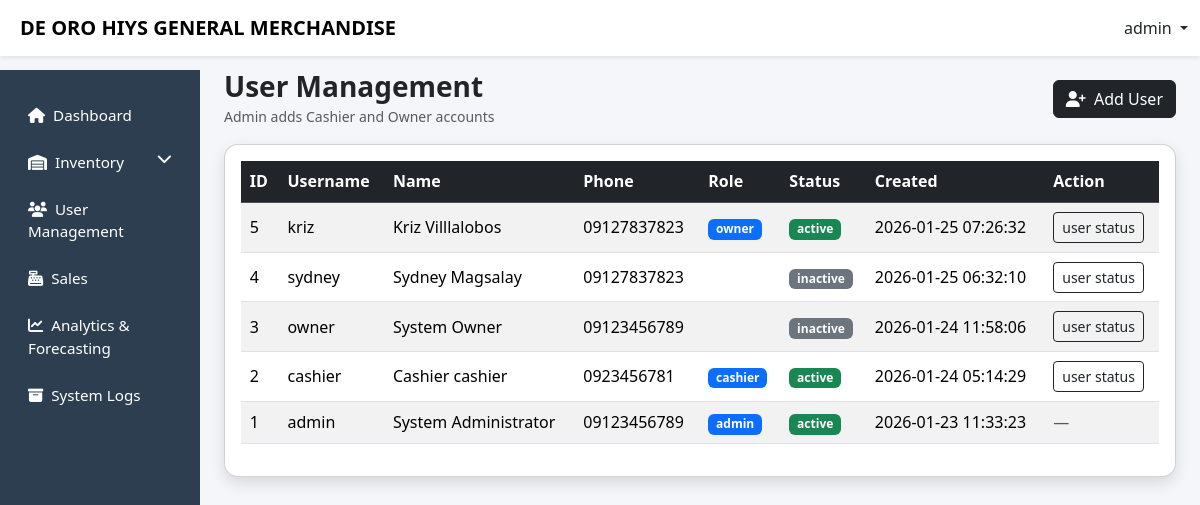
/admin/users.php (signed in), run on an earlier commit of the app's database.
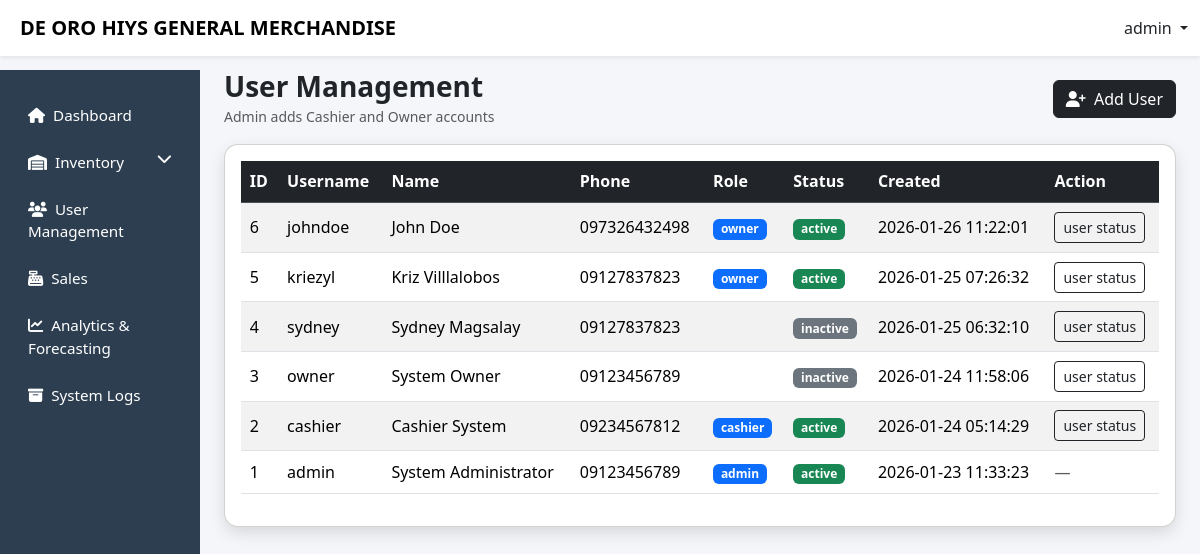
And on a later commit of the database.
### tables this page shows
CREATE TABLE `users` (
  `user_id` int(11) NOT NULL,
  `username` varchar(50) NOT NULL,
  `password` varchar(255) NOT NULL,
  `first_name` varchar(50) DEFAULT NULL,
  `last_name` varchar(50) DEFAULT NULL,
  `phone` varchar(20) DEFAULT NULL,
  `role` varchar(20) NOT NULL,
  `created_at` timestamp NOT NULL DEFAULT current_timestamp(),
  `status` enum('active','inactive') DEFAULT 'active'
);

### admin/users.php (the view, shortened to what this page needs)
<?php
include '../config/db.php';
$users = $conn->query("SELECT user_id, username, first_name, last_name, phone, role, status, created_at FROM users ORDER BY created_at DESC");
?>
<!DOCTYPE html>
<html lang="en">
<head>
<link href="https://cdn.jsdelivr.net/npm/bootstrap@5.3.2/dist/css/bootstrap.min.css" rel="stylesheet">
<link href="https://cdnjs.cloudflare.com/ajax/libs/font-awesome/6.5.1/css/all.min.css" rel="stylesheet">
<link href="../css/layout.css" rel="stylesheet">
</head>
<body>
<?php include '../includes/topnav.php'; ?>
<div class="container-fluid">
<div class="row">
<?php include '../includes/admin_sidebar.php'; ?>
<main class="col-lg-10 ms-sm-auto px-4 main-content">
<div class="d-flex justify-content-between align-items-center mb-3">
  <div>
    <h3 class="fw-bold mb-0">User Management</h3>
    <small class="text-muted">Admin adds Cashier and Owner accounts</small>
  </div>
  <button class="btn btn-dark" data-bs-toggle="modal" data-bs-target="#addUserModal">
    <i class="fas fa-user-plus me-1"></i> Add User
  </button>
</div>
<div class="card modern-card">
  <div class="card-body table-responsive">
    <table class="table table-striped table-hover align-middle">
      <thead class="table-dark">
        <tr>
          <th>ID</th>
          <th>Username</th>
          <th>Name</th>
          <th>Phone</th>
          <th>Role</th>
          <th>Status</th>
          <th>Created</th>
          <th>Action</th>
        </tr>
      </thead>
      <tbody>
      <?php if($users && $users->num_rows>0): ?>
        <?php while($u = $users->fetch_assoc()): ?>
          <tr>
            <td><?= (int)$u['user_id'] ?></td>
            <td><?= htmlspecialchars($u['username']) ?></td>
            <td><?= htmlspecialchars(trim(($u['first_name'] ?? '').' '.($u['last_name'] ?? ''))) ?></td>
            <td><?= htmlspecialchars($u['phone'] ?? '') ?></td>
            <td><span class="badge bg-primary"><?= htmlspecialchars($u['role']) ?></span></td>
            <td>
              <?php if(strtolower($u['status'])==='active'): ?>
                <span class="badge bg-success">active</span>
              <?php else: ?>
                <span class="badge bg-secondary">inactive</span>
              <?php endif; ?>
            </td>
            <td><?= htmlspecialchars($u['created_at']) ?></td>
            <td>
              <?php if((int)$u['user_id'] === (int)$_SESSION['user_id']): ?>
                <span class="text-muted">—</span>
              <?php else: ?>
                <a class="btn btn-sm btn-outline-dark"
                   href="users.php?toggle=1&id=<?= (int)$u['user_id'] ?>"
                   onclick="return confirm('Change this user status?')">
                   user status
                </a>
              <?php endif; ?>
            </td>
          </tr>
        <?php endwhile; ?>
      <?php else: ?>
        <tr><td colspan="8" class="text-center text-muted">No users found.</td></tr>
      <?php endif; ?>
      </tbody>
    </table>
  </div>
</div>
</main>
</div>
</div>
</body>
</html>

What changed in the data, as far as the page shows it:
added users: user_id "6", username "johndoe", first_name+last_name "John Doe", phone "097326432498", role "owner", status "active", created_at "2026-01-26 11:22:01"
changed users "Kriz Villlalobos": username "kriz" → "kriezyl"
changed users "cashier": first_name+last_name "Cashier cashier" → "Cashier System"; phone "0923456781" → "09234567812"
